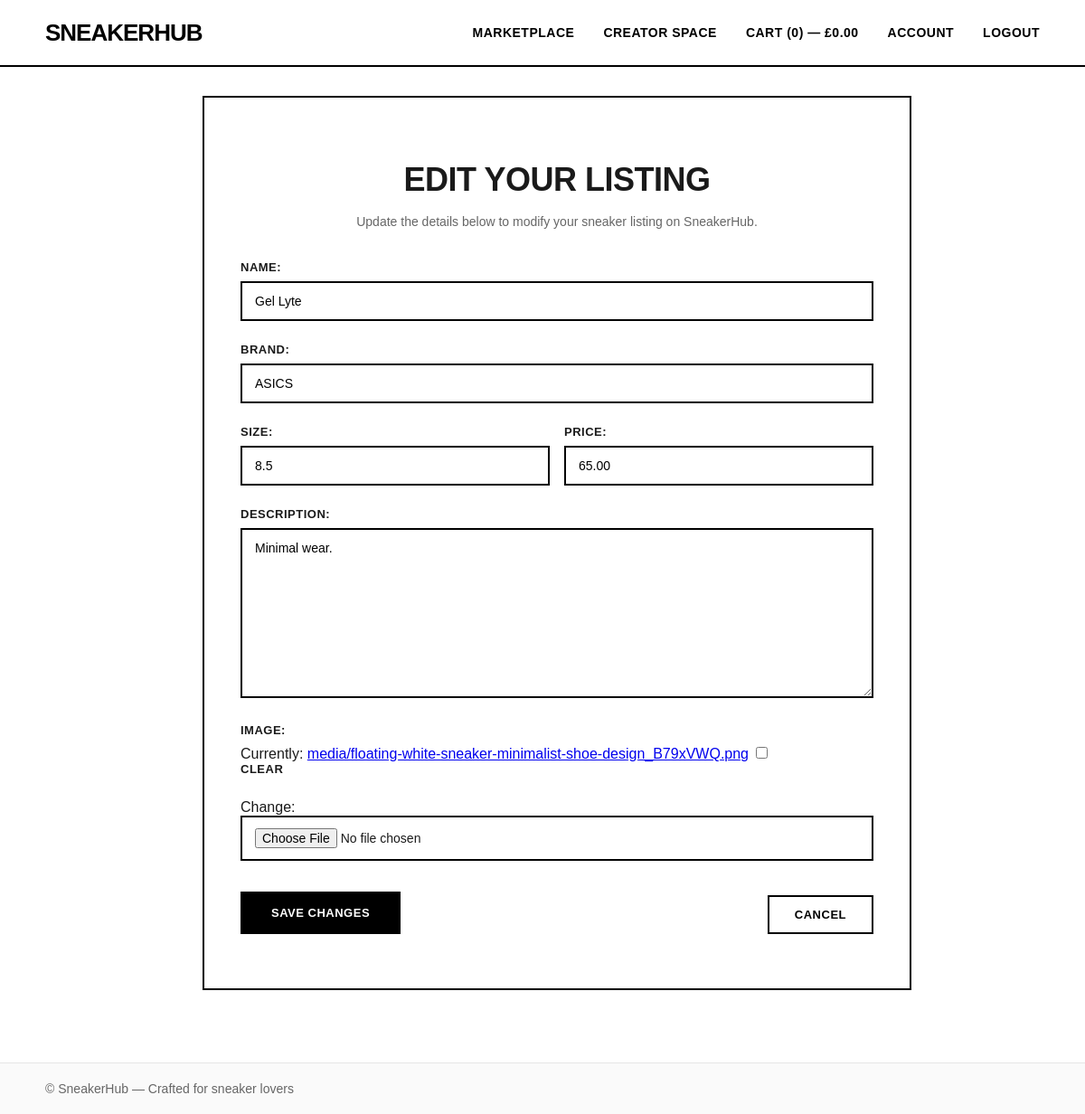
Screenshot of /listings/edit/12/ (signed in) with the database file from the repository.
### marketplace/models.py (models this page shows, shortened)
class Sneaker(models.Model):
    name = models.CharField(max_length=255)
    brand = models.CharField(max_length=255)
    size = models.DecimalField(max_digits=4, decimal_places=1)
    price = models.DecimalField(max_digits=10, decimal_places=2)
    description = models.TextField(blank=True, null=True)
    image = models.ImageField(upload_to='media/', blank=True, null=True)
    owner = models.ForeignKey(
        settings.AUTH_USER_MODEL,
        on_delete=models.CASCADE,
        related_name='sneakers'
    )
    created_at = models.DateTimeField(auto_now_add=True)
    updated_at = models.DateTimeField(auto_now=True)
    is_sold = models.BooleanField(default=False)

### listings/views.py (the view)
# urls.py: path('listings/edit/<int:sneaker_id>/', editListingView, name='edit_listing'),
@login_required
def editListingView(request, sneaker_id):
    sneaker = get_object_or_404(Sneaker, id=sneaker_id, owner=request.user)
    if request.method == 'POST':
        form = ListingCreationForm(request.POST, request.FILES, instance=sneaker)
        if form.is_valid():
            form.save()
            return redirect('sneaker_detail', sneaker_id=sneaker.id)
    else:
        form = ListingCreationForm(instance=sneaker)
    return render(request, 'edit_listing.html', {'form': form, 'sneaker': sneaker})

### listings/forms.py (shortened to what this page needs)
class ListingCreationForm(forms.ModelForm):
    class Meta:
        model = Sneaker
        fields = ['name', 'brand', 'size', 'price', 'description', 'image']

### cart/context_processors.py (called while the page is built, shortened)
def cart_totals(request):
    cart = request.session.get('cart', {})
    count = 0
    total = 0.0
    return {'cart': {'count': count, 'total': total}}

### templates/edit_listing.html (shortened to what this page needs)
{% extends 'base.html' %}
{% load static %}
{% block content %}
<section class="create-listing-section">
    <div class="container">
        <div class="create-card">
            <h1>Edit Your Listing</h1>
            <p class="create-listing-subtitle">Update the details below to modify your sneaker listing on SneakerHub.</p>
            <form method="post" enctype="multipart/form-data" class="create-listing-form">
                <div class="form-group">
                    {{ form.name.label_tag }}
                    {{ form.name }}
                </div>
                <div class="form-group">
                    {{ form.brand.label_tag }}
                    {{ form.brand }}
                </div>
                <div class="form-row">
                    <div class="form-group form-half">
                        {{ form.size.label_tag }}
                        {{ form.size }}
                    </div>
                    <div class="form-group form-half">
                        {{ form.price.label_tag }}
                        {{ form.price }}
                    </div>
                </div>
                <div class="form-group">
                    {{ form.description.label_tag }}
                    {{ form.description }}
                </div>
                <div class="form-group">
                    {{ form.image.label_tag }}
                    {{ form.image }}
                </div>
                <div class="form-actions">
                    <button type="submit" class="btn-primary">Save Changes</button>
                    <a href="{% url 'marketplace' %}" class="btn-secondary create-btn">Cancel</a>
                </div>
            </form>
        </div>
    </div>
</section>
{% endblock %}

### static/css/styles.css (style rules this page uses)
body { margin: 0; font-family: Arial, sans-serif; background: white; color: #1a1a1a; }
.container { width: 100%; max-width: 1100px; margin: 0 auto; padding: 0 16px; }
.btn-primary { display: inline-block; background: #000; color: #fff; padding: 14px 32px; border-radius: 0; text-decoration: none; font-weight: 900; border: 2px solid #000; cursor: pointer; text-transform: uppercase; letter-spacing: 0.5px; font-size: 13px; transition: all 0.3s ease; margin-bottom: 10px; }
.btn-secondary { display: inline-block; background: #fff; color: #000; padding: 12px 28px; border-radius: 0; text-decoration: none; font-weight: 900; border: 2px solid #000; cursor: pointer; margin-bottom: 20px; text-transform: uppercase; letter-spacing: 0.5px; font-size: 13px; transition: all 0.3s ease; }
.create-card { background: #fff; border: 2px solid #000; border-radius: 0; padding: 40px; max-width: 700px; margin: 0 auto; }
.create-card h1 { font-size: 36px; margin-bottom: 12px; text-align: center; font-weight: 900; text-transform: uppercase; letter-spacing: -0.5px; }
.create-listing-subtitle { color: #666; margin-bottom: 32px; text-align: center; font-size: 14px; line-height: 1.6; }
.create-listing-form .form-group { margin-bottom: 24px; }
.create-listing-form label { display: block; margin-bottom: 8px; font-weight: 700; text-transform: uppercase; letter-spacing: 0.5px; font-size: 13px; }
.create-listing-form input[type="text"], .create-listing-form input[type="number"], .create-listing-form input[type="file"], .create-listing-form textarea { width: 100%; padding: 12px 14px; border: 2px solid #000; border-radius: 0; font-size: 14px; box-sizing: border-box; font-family: inherit; transition: all 0.3s ease; }
.form-row { display: flex; gap: 16px; }
.form-half { flex: 1; }
.form-actions { margin-top: 32px; display: flex; justify-content: space-between; align-items: center; gap: 12px; }
.form-actions .btn-primary { order: 1; }
.form-actions .create-btn { order: 2; margin-top: 2%; }
.form-actions { margin-top: 20px; display: flex; gap: 12px; align-items: center; }

### rows the page displays
Sneaker: name "Gel Lyte", brand "ASICS", size "8.5", price "65.00", description "Minimal wear."

### other values shown
{{ cart.count|default:0 }} "0"
{{ cart.total|default:0|floatformat:2 }} "0.00"
